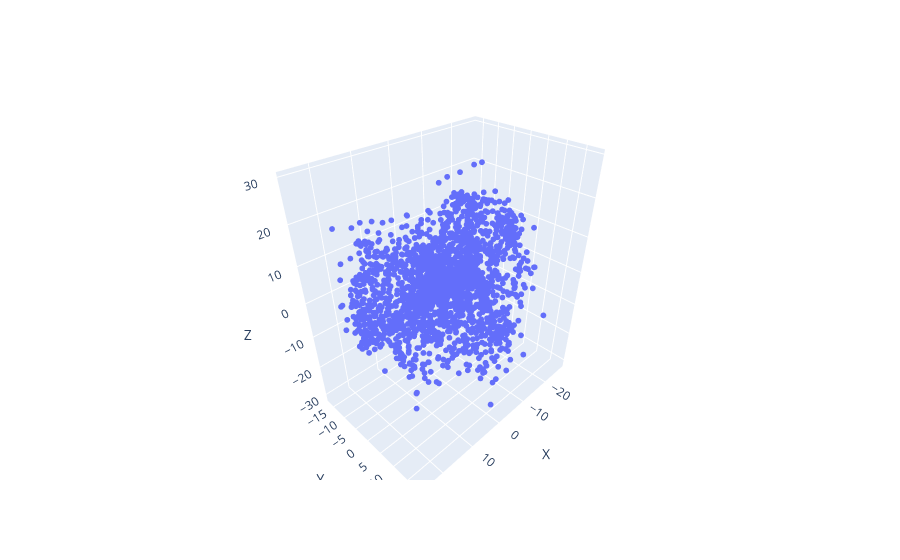

Notebook code for this chart:
### Code cell
index =0
path = "drag_point_cloud_v2.pt"
# path = "all_tensor_list_v2.pt"
data = torch.load(path)
pc = data[0].cpu().numpy().reshape((2048, 3))
plot_3D(pc, axis_labels=True)
# pc.shape

### Figure 1 — Plotly figure (JSON) as saved in the notebook; plotly's stock layout.template omitted (floating-point values rounded to 4 significant figures; data arrays with more than 128 entries replaced by an {"elided": "..."} marker saying what was removed)
{"data": [{"marker": {"size": 2}, "mode": "markers", "type": "scatter3d", "x": {"elided": "2048 float values"}, "y": {"elided": "2048 float values"}, "z": {"elided": "2048 float values"}}], "layout": {"scene": {"xaxis": {"title": {"text": "X"}}, "yaxis": {"title": {"text": "Y"}}, "zaxis": {"title": {"text": "Z"}}}}}
